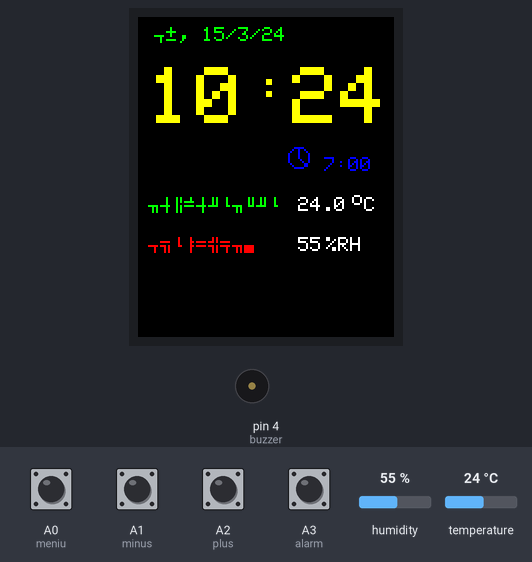
Simulated run of this sketch. Board: Arduino Uno, built with avr-gcc and run on an emulated ATmega328P. On the bench: 128×160 colour display, buzzer (waves = sounding, pin HIGH). Wiring (inferred from the names in the program): DS3231 clock at I2C address 0x68. The test bench sets the inputs (shaded band); at power-on: A0 (meniu), A1 (minus), A2 (plus), A3 (alarm) HIGH, humidity 55 %, temperature 24 °C. The local clock reads 2024-03-15 10:24:30 at power-on unless the sketch sets it; EEPROM starts erased; what the sketch prints to the serial monitor is not drawn.

Above: at 1.3 s.
1.4 s: A3 (alarm) pulled LOW for 0.15 s
2.1 s: A0 (meniu) pulled LOW for 1 s
At 2.5 s:
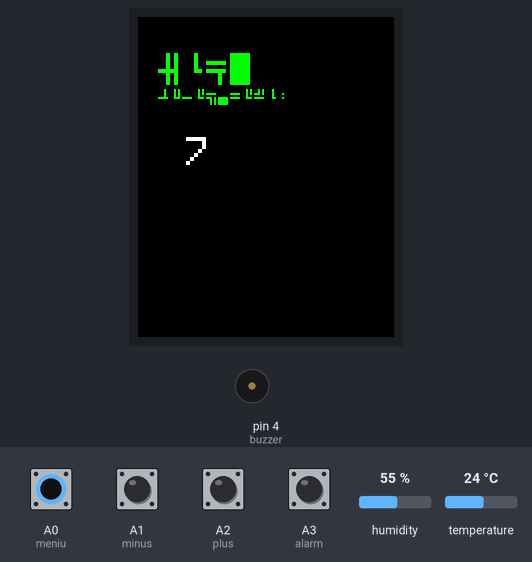
4.6 s: A0 (meniu) pulled LOW for 0.15 s
5.3 s: A3 (alarm) pulled LOW for 1 s
At 5.63 s:
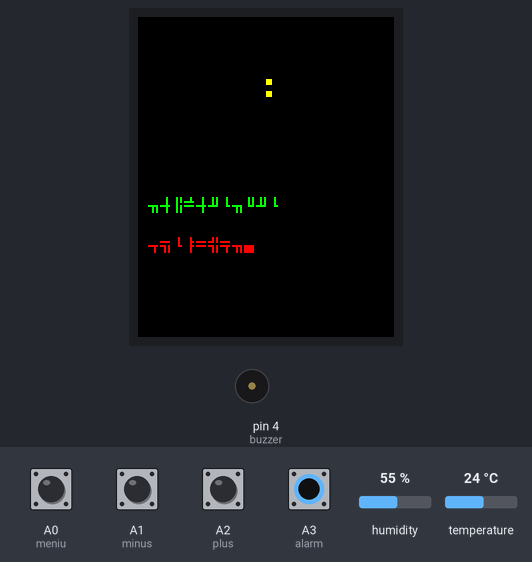
7.8 s: A0 (meniu) pulled LOW for 1 s
At 8.34 s:
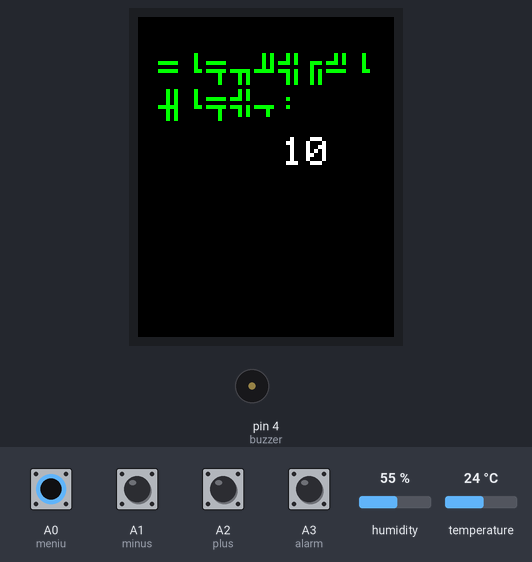
9.4 s: A0 (meniu) pulled LOW for 0.15 s
At 9.51 s:
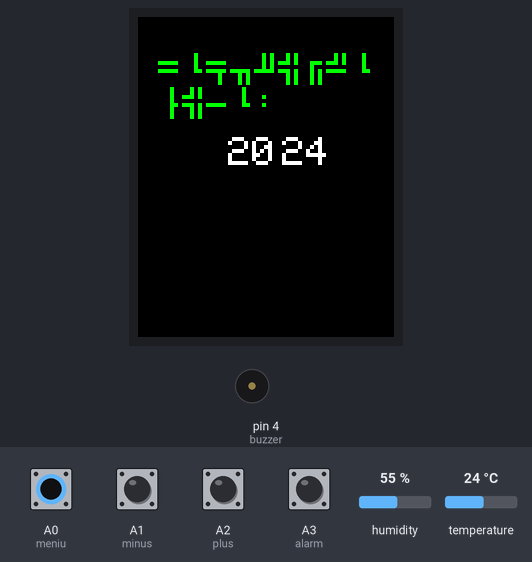

Measured:
- after the input at 2.1 s, the display: first changes after 0.20 s (image 1 shows a later state)
- after the input at 5.3 s, the display: first changes at once (image 2 shows a later state)
- after the input at 7.8 s, the display: first changes at once (image 3 shows a later state)

The sketch:

v4.2.ino
```cpp
//Подключение библеотек
#include <Adafruit_ST7735.h>
#include <Adafruit_GFX.h>
#include <Wire.h>
#include <SPI.h>
#include "EEPROM.h"
#include "DHT.h"


//Объявление выводы дисплея
#define TFT_CS     10
#define TFT_RST    9
#define TFT_DC     8
#define TFT_SCLK 13
#define TFT_MOSI 11

//Создания объекта дисплея
Adafruit_ST7735 tft = Adafruit_ST7735(TFT_CS,  TFT_DC, TFT_RST);

//Объявление переменных для температуры
float maxTemperature=0;
float minTemperature=200;
char charMinTemperature[10];
char charMaxTemperature[10];
char temperatureChar[10];
float temperature = 0;
float previousTemperature = 0;

//Объявление переменных для времени
char timeChar[100];
char dateChar[50];
String dateString;
int minuteNow=0;
int minutePrevious=0;
unsigned long last_time;
#define DS3231_I2C_ADDRESS 104
byte tMSB, tLSB;
byte hh, mm, ss;
byte yy, ll, dd, zz;

//Объявление вывод кнопок и пищалки
#define meniu A0
#define minus A1
#define plus A2
#define alarm A3
#define buzzer 4

//Переменная режимов
int nivel = 0;

int hh1, mm1, zz1, dd1, ll1, yy1;
int maxday;
boolean initial = 1;
char chartemp[3];
int hha, mma;
byte al;
byte xa = 80;
byte ya = 70;

//Температура + Влажность
#define DHTPIN 6
#define DHTTYPE DHT11
DHT dht(DHTPIN, DHTTYPE);
int umiditate;
int tzeci, tunit, tzecimi, trest;
int tsemn, ttot;
int hzeci, hunit;
int previousHumidity = 0;
char umiditateChar[10];
unsigned long masurare;
unsigned long intervalmasurare = 30000;

//Установочный блок
void setup ()
{
//Инициализация термометра и дисплея
dht.begin();
tft.initR(INITR_BLACKTAB);
tft.fillScreen(ST7735_BLACK);

//Для Com порта
Serial.begin(9600);
Wire.begin();

//Установка выводы на In или Out
pinMode(meniu, INPUT);
pinMode(plus, INPUT);
pinMode(minus, INPUT);
pinMode(alarm, INPUT);
pinMode(buzzer, OUTPUT);
digitalWrite(meniu, HIGH);
digitalWrite(plus, HIGH);
digitalWrite(minus, HIGH);
digitalWrite(alarm, HIGH);
digitalWrite(buzzer, LOW);

  //Предварительная печать на экране температуры и влажности, поскольку в loop они печатаются только при изменении значения или инициализации
    printText(utf8rus("ТЕМПЕРАТУРА"), ST7735_GREEN,5,90,1);
    printText(utf8rus("ВЛАЖНОСТЬ"), ST7735_RED,5,110,1);

//Чтение параметров будильника из памяти (если значения выходят из границ допустимых значений, устанавливаются с выключенным статусом на 7.00)
hha = EEPROM.read(100);
mma = EEPROM.read(101);
al = EEPROM.read(102);
if ((hha < 0) || (hha > 23)) hha = 7;
if ((mma < 0) || (mma > 59)) mma = 0;
if ((al < 0) || (al > 1)) al = 0;

masurare = millis();
}

void loop () //Основной цикл
{
  if (nivel !=0)//Вывод в ком порт изменяемых значений при настройки
  {
Serial.print( "hour " );
Serial.println(hh1);
Serial.print( "min " );
Serial.println(mm1);
Serial.print( "day week " );
Serial.println(zz1);
Serial.print( "day " );
Serial.println(dd1);
Serial.print( "month " );
Serial.println(ll1);
Serial.print("ear ");
Serial.println(yy1);
Serial.println("");
}

  //Мигающая точка между часами и минутами
if (nivel == 0) //Основной режим
{
    if(round(millis()/1000  %2)){
    printText(":", ST7735_YELLOW,58,25,3);
    }
    else{
    printText(":", ST7735_BLACK,58,25,3);
    }


if (((millis() - masurare) > intervalmasurare) || initial)
{
temperature = dht.readTemperature();
umiditate = dht.readHumidity();
delay(150);
masurare = millis();
}
  readDS3231time(&ss, &mm, &hh, &zz, &dd, &ll,&yy);

    String halarma = "";
    if(hha<10)
    {
         halarma = halarma+" "+String(hha);
    }else
    halarma = halarma+ String(hha);
    if(mma<10)
    {
        halarma = halarma+":0"+String(mma);
    }else
    {
        halarma = halarma+":"+String(mma);
    }
    halarma.toCharArray(timeChar,100);

   //Будильник
if (mma == mm & hha == hh & al%2)
{
  if(round(millis()/500  %2)){
    digitalWrite(buzzer, HIGH);
    }
    else{
    digitalWrite(buzzer, LOW);
    }

   tft.drawCircle(xa, ya, 5, ST7735_RED);
   tft.drawLine(xa, ya, xa, ya-5, ST7735_RED);
   tft.drawLine(xa, ya, xa+4, ya+4, ST7735_RED);
   printText(timeChar, ST7735_RED,xa+7,ya,1);
}
else
{
if (al%2 == 0)
{
    tft.drawCircle(xa, ya, 5, ST7735_BLUE);
    tft.drawLine(xa, ya, xa, ya-5, ST7735_BLUE);
    tft.drawLine(xa, ya, xa+4, ya+4, ST7735_BLUE);
    digitalWrite(buzzer, LOW);
    printText(timeChar, ST7735_BLUE,xa+7,ya,1);
}
if (al%2 == 1)
{
    tft.drawCircle(xa, ya, 5, ST7735_WHITE);
    tft.drawLine(xa, ya, xa, ya-5, ST7735_WHITE);
    tft.drawLine(xa, ya, xa+4, ya+4, ST7735_WHITE);
  digitalWrite(buzzer, LOW);
    printText(timeChar, ST7735_WHITE,xa+7,ya,1);
}
}

  minuteNow = mm;
  if(minuteNow!=minutePrevious || initial) // Следующая минута
  {
    initial = 0;
    dateString = getDayOfWeek(zz)+", ";
    dateString = dateString+String(dd)+"/"+String(ll);
    dateString= dateString+"/"+ String(yy);
    minutePrevious = minuteNow;
    String hours = "";
    if(hh<10)
    {
         hours = hours+" "+String(hh);
    }else
    hours = hours+ String(hh);
    if(mm<10)
    {
        hours = hours+" 0"+String(mm);
    }else
    {
        hours = hours+" "+String(mm);
    }

    hours.toCharArray(timeChar,100);
    tft.fillRect(0,0,160,65,ST7735_BLACK);
  //  printText(timeChar, ST7735_WHITE,20,25,3);
    printText(timeChar, ST7735_YELLOW,5,25,4);
    dateString.toCharArray(dateChar,50);
    printText(dateChar, ST7735_GREEN,8,5,1);
  }

  if ((temperature != previousTemperature) || initial) //Смена температуры
  {
    previousTemperature = temperature;
    String temperatureString = String(temperature,1);
    temperatureString.toCharArray(temperatureChar,10);
    tft.fillRect(70,85,128,20,ST7735_BLACK);
    printText(temperatureChar, ST7735_WHITE,80,90,1);
    printText("o", ST7735_WHITE,107,87,1);
    printText("C", ST7735_WHITE,113,90,1);

  if((umiditate != previousHumidity) || initial) //Смена влажности
  {
    previousHumidity = umiditate;
    String umiditateString = String(umiditate);
    umiditateString.toCharArray(umiditateChar,10);
    tft.fillRect(64,110,128,27,ST7735_BLACK);
    printText(umiditateChar, ST7735_WHITE,80,110,1);
    printText("%RH", ST7735_WHITE,94,110,1);
  }
  }

  if (digitalRead(meniu) == LOW) //Нажатие кнопки SEt
  {
  nivel = nivel+1;
  hh1=hh;
  mm1=mm;
  zz1=zz;
  yy1=yy;
  ll1=ll;
  dd1=dd;
  tft.fillScreen(ST7735_BLACK);
  tft.fillRect(0,0,128,160,ST7735_BLACK);
  delay(150);
  }
  if (digitalRead(alarm) == LOW||(mma == mm & hha == hh & al%2))
   {
  if ((digitalRead(alarm) == LOW) && (!(mma == mm & hha == hh & al%2)))
  {
  nivel = nivel - 1 ;
  tft.fillScreen(ST7735_BLACK);
  tft.fillRect(0,0,128,160,ST7735_BLACK);
  delay(150);
  }
  if ((digitalRead(alarm) == LOW) && (mma == mm & hha == hh & al%2))
  {
    al = al + 1;
    EEPROM.write(102, al%2);
    delay(500);
  }
  }
  // end usual case (clock)
}

if (nivel == 1)   // Настройка часа
{
 checkMeniu();

printText(utf8rus("НАСТРОЙКА"), ST7735_GREEN,10,18,2);
printText(utf8rus("ЧАСОВ:"), ST7735_GREEN,10,36,2);
dtostrf(hh1,3, 0, chartemp);
      //tft.fillRect(50,50,70,18,ST7735_BLACK);
      tft.fillRect(50,50,70,38,ST7735_BLACK);
      delay(50);
      printText(chartemp, ST7735_WHITE,60,60,2);
      delay(50);

hh1 = plusOrMinusFunc(hh1);

if (hh1 > 23) hh1 = 0;
if (hh1 < 0) hh1 = 23;

     isAlarmButton();
}

if (nivel == 2)   // Настройка минут
{
checkMeniu();

printText(utf8rus("НАСТРОЙКА"), ST7735_GREEN,10,18,2);
tft.fillRect(10,35,70,18,ST7735_BLACK);
printText(utf8rus("МИНУТ:"), ST7735_GREEN,10,35,2);

dtostrf(mm1,3, 0, chartemp);
      tft.fillRect(50,50,70,30,ST7735_BLACK);
      delay(50);
      printText(chartemp, ST7735_WHITE,60,60,2);
      delay(50);

mm1 = plusOrMinusFunc(mm1);

if (mm1 > 59) mm1 = 0;
if (mm1 < 0) mm1 = 59;

     isAlarmButton();
}

if (nivel == 3)   // Настройка дня недели
{
checkMeniu();

printText(utf8rus("НАСТРОЙКА"), ST7735_GREEN,10,18,2);
tft.fillRect(0,35,128,25,ST7735_BLACK);
printText(utf8rus("Дня недели:"), ST7735_GREEN,10,45,1);
//Serial.println(mm1);
dtostrf(zz1,3, 0, chartemp);
      tft.fillRect(0,55,128,20,ST7735_BLACK);
      delay(50);
      printText(chartemp, ST7735_WHITE,60,60,2);
tft.fillRect(10,80,100,28,ST7735_BLACK);
if (zz1 == 0) printText(utf8rus("0 - Понедельник"), ST7735_RED,10,80,1);
if (zz1 == 1) printText(utf8rus("1 - Вторник"), ST7735_RED,10,80,1);
if (zz1 == 2) printText(utf8rus("2 - Среда"), ST7735_RED,10,80,1);  //
if (zz1 == 3) printText(utf8rus("3 - Четверг"), ST7735_RED,10,80,1);  //
if (zz1 == 4) printText(utf8rus("4 - Пятница"), ST7735_RED,10,80,1);  //
if (zz1 == 5) printText(utf8rus("5 - Суббота"), ST7735_RED,10,80,1);  //
if (zz1 == 6) printText(utf8rus("6 - Воскресенье"), ST7735_RED,10,80,1);  //
    delay(50);

zz1 = plusOrMinusFunc(zz1);

if (zz1 > 6) zz1 = 0;
if (zz1 < 0) zz1 = 6;

     isAlarmButton();
}

if (nivel == 4)   // Настройка года
{
checkMeniu();

printText(utf8rus("НАСТРОЙКА"), ST7735_GREEN,10,18,2);  //
tft.fillRect(10,35,70,18,ST7735_BLACK);
printText(utf8rus("ГОДА:"), ST7735_GREEN,10,35,2);  //
dtostrf(yy1,3, 0, chartemp);
      tft.fillRect(40,50,80,30,ST7735_BLACK);
      tft.fillRect(10,80,100,30,ST7735_BLACK);        delay(50);
      printText("20", ST7735_WHITE,45,60,2);
      printText(chartemp, ST7735_WHITE,60,60,2);
      delay(50);


yy1 = plusOrMinusFunc(yy1);


if (yy1 > 49) yy1 = 49;
if (yy1 < 16) yy1 = 16;
     isAlarmButton();
}

if (nivel == 5)   // Настройка месяца
{


printText(utf8rus("НАСТРОЙКА"), ST7735_GREEN,10,18,2);
tft.fillRect(10,35,70,18,ST7735_BLACK);
printText(utf8rus("МЕСЯЦА:"), ST7735_GREEN,10,35,2);
dtostrf(ll1,3, 0, chartemp);
      tft.fillRect(40,50,80,30,ST7735_BLACK);
      tft.fillRect(10,80,100,30,ST7735_BLACK);
      delay(50);
      printText(chartemp, ST7735_WHITE,60,60,2);
      delay(50);

ll1 = plusOrMinusFunc(ll1);

   checkMeniu();
if (ll1 > 12) ll1 = 1;
if (ll1 < 1) ll1 = 12;
     isAlarmButton();
}

if (nivel == 6)   // Настройка дня
{
checkMeniu();

printText(utf8rus("НАСТРОЙКА"), ST7735_GREEN,10,18,2);
tft.fillRect(10,35,70,18,ST7735_BLACK);
printText(utf8rus("ДНЯ:"), ST7735_GREEN,10,35,2);
dtostrf(dd1,3, 0, chartemp);
      tft.fillRect(50,50,70,18,ST7735_BLACK);
      tft.fillRect(10,80,100,18,ST7735_BLACK);
      delay(50);
      printText(chartemp, ST7735_WHITE,60,50,2);
      delay(50);

    dd1 = plusOrMinusFunc(dd1);


 if (ll == 4 || ll == 5 || ll == 9 || ll == 11) { //30-ти дневные месяцы
    maxday = 30;
  }
  else {
  maxday = 31; //все остальные
  }
  if (ll ==2 && yy % 4 ==0) { //Февраль отдельно
    maxday = 29;
  }
  if (ll ==2 && ll % 4 !=0) {
    maxday = 28;
  }

if (dd1 > maxday) dd1 = 1;
if (dd1 < 1) dd1 = maxday;
     isAlarmButton();
}

if (nivel == -1)   // Настройка статуса будильника
{

printText(utf8rus("СТАТУС"), ST7735_GREEN,10,18,2);
printText(utf8rus("БУДИЛЬНИКА:"), ST7735_GREEN,10,36,1);

      //tft.fillRect(50,50,70,18,ST7735_BLACK);
      tft.fillRect(0,50,128,38,ST7735_BLACK);
      delay(50);
      printText(al%2? "Activate":"Off", ST7735_WHITE,10,60,2);
      delay(50);

  al = plusOrMinusFunc(al);
  checkMeniuAlarm();
  isAlarmButton();
}

if (nivel == -2)   // Настройка Часов будильника
{
tft.fillRect(10,15,100,38,ST7735_BLACK);
printText(utf8rus("ЧАСЫ"), ST7735_GREEN,10,18,2);
printText(utf8rus("БУДИЛЬНИКА:"), ST7735_GREEN,10,36,1);
dtostrf(hha,3, 0, chartemp);
      //tft.fillRect(50,50,70,18,ST7735_BLACK);
      tft.fillRect(0,50,128,38,ST7735_BLACK);
      delay(50);
      printText(chartemp, ST7735_WHITE,0,60,2);
      delay(50);

hha = plusOrMinusFunc(hha);
checkMeniuAlarm();

if (hha > 23) hha = 0;
if (hha < 0) hha = 23;
     isAlarmButton();
}

if (nivel == -3)   // Настройка минут будильника
{

tft.fillRect(10,15,70,18,ST7735_BLACK);
printText(utf8rus("МИНУТЫ"), ST7735_GREEN,10,18,2);
tft.fillRect(10,35,70,18,ST7735_BLACK);
printText(utf8rus("БУДИЛЬНИКА:"), ST7735_GREEN,10,35,1);
Serial.println(mm1);
dtostrf(mma,3, 0, chartemp);
      tft.fillRect(0,50,128,30,ST7735_BLACK);
      delay(50);
      printText(chartemp, ST7735_WHITE,0,60,2);
      delay(50);

mma = plusOrMinusFunc(mma);
checkMeniuAlarm();
if (mma > 59) mma = 0;
if (mma < 0) mma = 59;
isAlarmButton();
}
if (nivel >=7||nivel<=-4 ) // Возвращение на основной экран
 {
  tft.fillScreen(ST7735_BLACK);
  if (nivel >=7)
  {
  setDS3231time(0, mm1, hh1, zz1, dd1, ll1, yy1);
  }

  if (nivel <=4)
  {
  EEPROM.write(100, hha);
  EEPROM.write(101, mma);
  EEPROM.write(102, al%2);
  }
  nivel = 0;
  previousTemperature= 0.0;
  previousHumidity= 0;
  initial = 1;
  printText(utf8rus("ТЕМПЕРАТУРА"), ST7735_GREEN,5,90,1);
  printText(utf8rus("ВЛАЖНОСТЬ"), ST7735_RED,5,110,1);
 }
}  // Конец основного цикла

void checkMeniu() //Проверка нажатия кнопки set
{
 if (digitalRead(meniu) == LOW)
  {
  nivel = nivel+1;
   delay(150);
  tft.fillScreen(ST7735_BLACK);
  tft.fillRect(0,0,128,160,ST7735_BLACK);
  }
}

void checkMeniuAlarm() //Проверка нажатия кнопки set для экранов будильника
{
 if (digitalRead(meniu) == LOW)
  {
  nivel = nivel-1;
   delay(150);
  tft.fillScreen(ST7735_BLACK);
  tft.fillRect(0,0,128,160,ST7735_BLACK);
  }
}

int plusOrMinusFunc(int var) //Проверка нажатия кнопок plus или minus
{
  if (digitalRead(plus) == LOW)
    {
    var = var + 1;
    delay(150);
    }
   if(digitalRead(minus) == LOW)
    {
    var = var - 1;
    delay(150);
    }
    return var;
}


void isAlarmButton() //Проверка нажатия кнопки будильника
{
if (digitalRead(alarm) == LOW)
  {
  nivel = 0;
  tft.fillScreen(ST7735_BLACK);
  tft.fillRect(0,0,128,160,ST7735_BLACK);
  delay(150);
  previousTemperature= 0.0;
  previousHumidity= 0;
  initial = 1;
  printText(utf8rus("ТЕМПЕРАТУРА"), ST7735_GREEN,5,90,1);
  printText(utf8rus("ВЛАЖНОСТЬ"), ST7735_RED,5,110,1);
  }
}

void printText(String text, uint16_t color, int x, int y,int textSize) //Функция для удобства работы с текстом на дисплее
{
  tft.setCursor(x, y);
  tft.setTextColor(color);
  tft.setTextSize(textSize);
  tft.setTextWrap(true);
  tft.print(text);
}

String getDayOfWeek(int i) //Функция возвращающая дни недели от их порядка
{
  switch(i)
  {
    case 0: return utf8rus("Пн");break;
    case 1: return utf8rus("Вт");break;
    case 2: return utf8rus("Ср");break;
    case 3: return utf8rus("Чт");break;
    case 4: return utf8rus("Пт");break;
    case 5: return utf8rus("Сб");break;
    case 6: return utf8rus("Вс");break;
    default: return utf8rus("Пн");break;
  }
}


void setDS3231time(byte second, byte minute, byte hour, byte dayOfWeek, byte dayOfMonth, byte month, byte year)// установка времени на модуле DS3231
{
    // sets time and date data to DS3231
    Wire.beginTransmission(DS3231_I2C_ADDRESS);
    Wire.write(0); // set next input to start at the seconds register
    Wire.write(decToBcd(second)); // set seconds
    Wire.write(decToBcd(minute)); // set minutes
    Wire.write(decToBcd(hour)); // set hours
    Wire.write(decToBcd(dayOfWeek)); // set day of week (1=Sunday, 7=Saturday)
    Wire.write(decToBcd(dayOfMonth)); // set date (1 to 31)
    Wire.write(decToBcd(month)); // set month
    Wire.write(decToBcd(year)); // set year (0 to 99)
    Wire.endTransmission();
}

// Конвертация бинарного кода в десятичный
byte bcdToDec(byte val)
{
    return ( (val / 16 * 10) + (val % 16) );
}

// Обратная конвертация
byte decToBcd(byte val)
{
    return ( (val / 10 * 16) + (val % 10) );
}

// Начало функции обработки кириллических символов
String utf8rus(String source)     // Функция для конвертации русских символов из кодировки CP1251 в UTF8
{
  int i,k;
  String target;
  unsigned char n;
  char m[2] = { '0', '\0' };
  k = source.length(); i = 0;
  while (i < k) {
    n = source[i]; i++;

    if (n >= 0xBF){
      switch (n) {
        case 0xD0: {
          n = source[i]; i++;
          if (n == 0x81) { n = 0xA8; break; }
          if (n >= 0x90 && n <= 0xBF) n = n + 0x2F;
          break;
        }
        case 0xD1: {
          n = source[i]; i++;
          if (n == 0x91) { n = 0xB7; break; }
          if (n >= 0x80 && n <= 0x8F) n = n + 0x6F;
          break;
        }
      }
    }
    m[0] = n; target = target + String(m);
  }
  return target;
}
// Конец функции обработки кириллических симоволов
void readDS3231time(byte *second,byte *minute, byte *hour,byte *dayOfWeek, byte *dayOfMonth, byte *month, byte *year) //Чтение времени с модуля DS3231
{
    Wire.beginTransmission(DS3231_I2C_ADDRESS);
    Wire.write(0); // set DS3231 register pointer to 00h
    Wire.endTransmission();
    Wire.requestFrom(DS3231_I2C_ADDRESS, 7);
    // request seven bytes of data from DS3231 starting from register 00h
    *second = bcdToDec(Wire.read() & 0x7f);
    *minute = bcdToDec(Wire.read());
    *hour = bcdToDec(Wire.read() & 0x3f);
    *dayOfWeek = bcdToDec(Wire.read());
    *dayOfMonth = bcdToDec(Wire.read());
    *month = bcdToDec(Wire.read());
    *year = bcdToDec(Wire.read());
}
```
